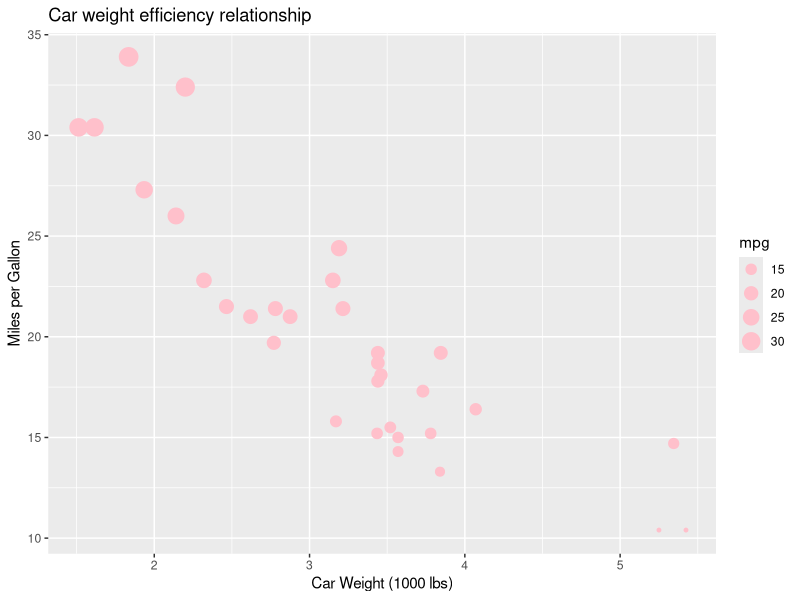

Generate this figure with R:
## ---- chunk 1
    library(tidyverse)
## ---- chunk 2
#This is a question
#Does 4 match 5?
4 == 5

#Does 4 match 4?
4 == 4

#Does 4 not match 5?
4 != 5

#Does 4 not match 4?
4 != 4

#Does 4 match "4"?
4 == "4"

# With assigned variables?
cat <- 10
dog <- 7

cat > dog

#Is dog greater than can OR is cat less than 20?
dog > cat | cat < 20

#Is dog less than cat and cat = 10?
dog < (0.5 * cat)

#Is dog less than cat and cat greater than 2 and 4 greater dog?

dog < cat & cat > 2 & 4 >= dog
## ---- chunk 3
ggplot(data = mtcars, aes(x = wt, y = mpg, size = mpg, color = wt)) + 
  geom_point(color = "pink") + 
  labs(x = "Car Weight (1000 lbs)", y = "Miles per Gallon", title = "Car weight efficiency relationship")
